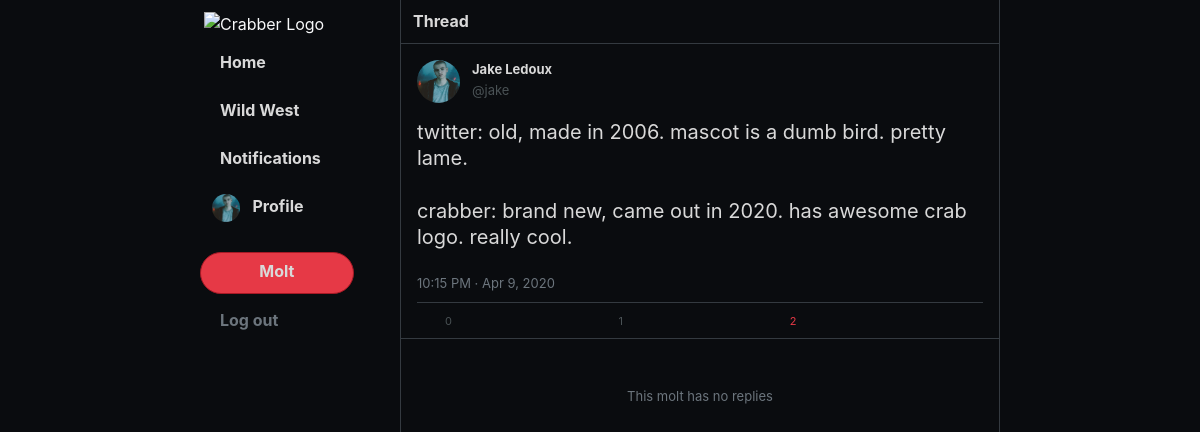
/user/jake/status/1 (signed in), run on the app's committed database.
### crabber.py (models this page shows, shortened)
class Crab(db.Model):
    id = db.Column(db.Integer, primary_key=True)
    username = db.Column(db.String(32), nullable=False)
    email = db.Column(db.String(120), nullable=False)
    display_name = db.Column(db.String(32), nullable=False)
    password = db.Column(db.String(128), nullable=False)
    bio = db.Column(db.String(140), nullable=False,
                    server_default="This user is boring and has no bio.")
    verified = db.Column(db.Boolean, nullable=False,
                         default=False)
    avatar = db.Column(db.String(140), nullable=False,
                       server_default="img/avatar.jpg")
    banner = db.Column(db.String(140), nullable=False,
                       server_default="img/banner.png")
    register_time = db.Column(db.DateTime, nullable=False,
                              default=datetime.datetime.utcnow)
    deleted = db.Column(db.Boolean, nullable=False,
                        default=False)
    molts = db.relationship('Molt', back_populates='author')
    following = db.relationship('Crab',
                                secondary=following_table,
                                primaryjoin=id == following_table.c.follower_id,
                                secondaryjoin=id == following_table.c.following_id,
                                backref=db.backref('followers'))
    likes = db.relationship('Like')
    def has_liked(self, molt):
        return bool(Like.query.filter_by(molt=molt, crab=self).all())
    def has_remolted(self, molt):
        return bool(Molt.query.filter_by(is_remolt=True, original_molt=molt, author=self, deleted=False).all())

class Molt(db.Model):
    id = db.Column(db.Integer, primary_key=True)
    author_id = db.Column(db.Integer, db.ForeignKey('crab.id'),
                          nullable=False)
    author = db.relationship('Crab', back_populates='molts')
    content = db.Column(db.String(140), nullable=False)
    timestamp = db.Column(db.DateTime, nullable=False,
                          default=datetime.datetime.utcnow)
    deleted = db.Column(db.Boolean, nullable=False,
                        default=False)
    raw_mentions = db.Column(db.String, nullable=False,
                             server_default="")
    raw_tags = db.Column(db.String, nullable=False,
                         server_default="")
    image = db.Column(db.String(1024), nullable=True)
    is_remolt = db.Column(db.Boolean, nullable=False, default=False)
    is_reply = db.Column(db.Boolean, nullable=False, default=False)
    original_molt_id = db.Column(db.Integer, db.ForeignKey('molt.id'))
    original_molt = db.relationship('Molt', remote_side=[id], backref='remolts')
    likes = db.relationship('Like')
    @property
    def rich_content(self):
        new_content = str(escape(self.content)).replace("\n", "<br>")
        new_content = Molt.label_mentions(new_content)
        new_content = Molt.label_crabtags(new_content)
        return new_content
    @property
    def replies(self):
        return Molt.query.filter_by(is_reply=True, original_molt=self, deleted=False).all()
    @property
    def true_remolts(self):
        return Molt.query.filter_by(is_remolt=True, original_molt=self, deleted=False).all()
    @staticmethod
    def label_mentions(content):
        output = content
        match = mention_pattern.search(output)
        return output
    @staticmethod
    def label_crabtags(content):
        output = content
        match = tag_pattern.search(output)
        return output

### crabber.py (the view)
@app.route("/user/<username>/status/<molt_id>", methods=("GET", "POST"))
def molt_page(username, molt_id):
    if request.method == "POST":
        return common_molt_actions()
    elif session.get('current_user') is not None:
        primary_molt = Molt.query.filter_by(id=molt_id).first()
        if primary_molt:
            replies = Molt.query.filter_by(deleted=False, is_reply=True, original_molt_id=molt_id) \
                .order_by(Molt.timestamp.desc())
            return render_template('molt_page.html', current_page="molt-page", molt=primary_molt,
                                   replies=replies, current_user=get_current_user())
        else:
            return render_template('not-found.html', current_user=get_current_user(), noun="molt")
    else:
        return redirect("/login")

### crabber.py (called while the page is built)
def get_current_user():
    return Crab.query.filter_by(id=session["current_user"]).first()

### templates/molt_page.html (shortened to what this page needs)
{% extends "base.html" %}
{% block heading %} Thread {% endblock %}
{% block body %}
    {% include "large_molt.html" %}
    {% for molt in replies %}
        {% include "molt.html" %}
    {% else %}
        <div class="d-inline-block w-100 p-5 text-muted text-molt text-center">This molt has no replies</div>
    {% endfor %}
{% endblock %}

### templates/base.html (shortened to what this page needs)
<!DOCTYPE html>
<html lang="en">
<head>
    {% block head %}
    <link rel="stylesheet" href="https://stackpath.bootstrapcdn.com/bootstrap/4.4.1/css/bootstrap.min.css"
>
    <link rel="stylesheet" href="{{ url_for('static', filename='css/style.css') }}">
    <link rel="stylesheet" href="{{ url_for('static', filename='css/color_overrides.css') }}">
    {% endblock %}
</head>
<body class="bg-dark text-light">
    <div class="container-fluid vh-100 master-container">
        <div class="row h-100 justify-content-{{ "center" if hide_sidebar else "start" }}">
            {% if not hide_sidebar %}
            <div class="col-2 col-lg-2 offset-lg-1 offset-xl-2 p-1" id="nav-panel">
                <img class="mt-2 d-block mx-auto d-lg-inline mx-lg-0 logo" src="{{ url_for('static', filename='img/crabber_logo.svg') }}"
                alt="Crabber Logo" width="43">
                <form action="/">
                    <button type="submit" class="btn btn-secondary rounded-pill mt-2"
                    >
                        <strong class="d-none d-lg-inline-block ml-2">Home</strong>
                    </button>
                </form>
                <form action="/wild">
                    <button type="submit" class="btn btn-secondary rounded-pill mt-2" >
                        <strong class="d-none d-lg-inline-block ml-2">Wild West</strong>
                    </button>
                </form>
                {% if current_user %}
                <form action="/notifications">
                    <button type="submit" class="btn btn-secondary rounded-pill mt-2"
                    >
                        <strong class="d-none d-lg-inline-block ml-2">Notifications</strong>
                    </button>
                </form>
                <form action="/user/{{current_user.username}}">
                    <button type="submit" class="btn btn-secondary rounded-pill mt-2"
                    >
                        <img class="rounded-circle {{"box-shadow" if current_page == "own-profile" else ""}}" src="{{url_for('static', filename=current_user.avatar)}}" width="28" alt="Your profile picture">
                        <strong class="d-none d-lg-inline-block ml-2">Profile</strong>
                    </button>
                </form>
                <button type="button" class="btn btn-primary rounded-pill w-md-75 mt-4" id="molt-btn" data-toggle="modal" data-target="#compose_modal">
                    <strong class="d-none d-lg-inline-block">Molt</strong>
                </button>
                <form action="/logout">
                    <button type="submit" class="btn btn-secondary rounded-pill mt-2 text-muted">
                        <strong class="d-none d-lg-inline-block ml-2">Log out</strong>
                    </button>
                </form>
                {% endif %}
            </div>
            {% endif %}
            <div class="col col-lg-6 content border-dark border-left border-right p-0" id="main-panel">
                <div class="border-dark border-bottom p-2" id="content-heading">
                    <h6 class="m-1"><strong>{% block heading %}{% endblock %}</strong></h6>
                </div>
                <div id="content-body" class="h-100">
                    {% block body %} {% endblock %}
                </div>
            </div>
        </div>
    </div>
</body>
</html>

### templates/large_molt.html (shortened to what this page needs)
{% set is_remolt = molt.is_remolt %}
{% if is_remolt %}
    {% set molt = molt.original_molt %}
{% endif %}
<div class="mini-molt border-bottom border-dark px-3 pt-3 pb-0 absolute-container">
    <div class="row mb-3">
        <div class="mini-molt-profile-box {{"mt-4" if is_remolt else ""}} pr-1 col-auto">
            <a href="/user/{{molt.author.username}}" class="zindex-front">
                <img class="rounded-circle" src="{{url_for('static', filename=molt.author.avatar)}}" alt="Profile picture" width="43">
            </a>
        </div>
        <div class="mini-molt-text-box w-100 px-2 col">
            <div class="mini-molt-credentials zindex-front {{"mt-1" if is_remolt else ""}}"><a href="/user/{{molt.author.username}}"
                    class="mini-molt-display-name">{{molt.author.display_name}}</a>
                <br>
                <span class="mini-molt-username">@{{molt.author.username}}</span>
            </div>
        </div>
    </div>
    <div>
        <div class="mini-molt-content large-molt-text">
            <p class="mb-2">{{molt.rich_content|safe}}</p>
        </div>
        <div class="w-100 mt-3 py-2 text-muted border-bottom border-dark">
            {{molt.timestamp.strftime("%I:%M %p · %b %e, %Y")}}
        </div>
        <div class="mini-molt-actions d-flex flex-row border-dark justify-content-between w-100 py-2 px-4 mb-0">
            <div class="mini-molt-action reply rounded-circle zindex-front" data-toggle="modal" data-target="#compose_reply_modal"
                onclick="prepareReply('{{molt.id}}', '{{molt.author.username}}', '{{molt.author.display_name}}');">
                <span class="mini-molt-action-counter ml-1">{{molt.replies|length}}</span>
            </div>
            <form method="POST">
                <div class="mini-molt-action remolt zindex-front {{"active-remolt" if current_user.has_remolted(molt) else ""}}"
                    {% if molt.author.id != current_user.id %}
                        onClick="javascript:this.parentNode.submit();"
                    {% else %}
                        onClick="alert('Don\'t remolt your own stuff!');"
                    {% endif %}>
                    <span class="mini-molt-action-counter ml-1">{{molt.true_remolts|length}}</span>
                </div>
            </form>
            <form method="POST">
                <div class="mini-molt-action like zindex-front" onClick="SubForm(this.parentNode);toggleLike(this);">
                    <span class="mini-molt-action-counter ml-1 {{"text-primary" if current_user.has_liked(molt) else ""}}">{{molt.likes|length}}</span>
                </div>
            </form>
            {% if molt.author.id == current_user.id %}
            <form method="POST">
                <div class="mini-molt-action trash zindex-front" onClick="SubForm(this.parentNode);$(this).parents('div.mini-molt').remove()">
                </div>
            </form>
            {% endif %}
        </div>
    </div>
    <a href="/user/{{molt.author.username}}/status/{{molt.id}}" class="absolute-fill"></a>
</div>

### static/css/style.css (style rules this page uses)
@media (min-width: 992px) { #nav-panel button { width: 80%; position: relative; left: -0.25em; } }
.absolute-container { position: relative; }
.absolute-fill { position: absolute; top: 0; right: 0; bottom: 0; left: 0; height: 100%; width: 100%; margin: 0; padding: 0; }
.zindex-front { position: relative; z-index: 10; }
.logo { fill: var(--light); }
.content { color: var(--light) !important; max-width: 600px; }
#content-body { overflow: scroll; }
#main-panel { height: 100vh; overflow: hidden; }
#nav-panel strong { height: 28px; vertical-align: bottom; }
#nav-panel button { display: block; }
#nav-panel button:not(#molt-btn) { background: none; border: none; text-align: left; }
div.mini-molt { font-size: 13px; cursor: pointer; }
.mini-molt .mini-molt-display-name { font-weight: 700; color: var(--light); }
.mini-molt-username, .mini-molt-timestamp { color: var(--light-faded); }
.mini-molt-action { cursor: pointer; color: var(--light-faded); fill: var(--light-faded); padding: 10px; margin: -10px; border-radius: 100%; }
.mini-molt-action-counter { font-size: 11px; }
.profile-box, .text-molt { font-size: 13px; }
.large-molt-text { font-size: 20px; line-height: 1.3125; font-weight: 400; }
body, .master-container { overflow: hidden; }

### static/css/color_overrides.css (style rules this page uses)
:root { --primary: rgb(230, 57, 70); --primary-faded: rgba(230, 57, 71, 0.1); --primary-faded-less: rgba(230, 57, 71, 0.3); --primary-dark: rgb(167, 25, 37); --primary-darker: rgb(110, 17, 25); --light: rgb(217, 217, 217); --light-darker: rgb(151, 151, 151); --light-faded: rgb(74, 82, 85); --dark: rgb(10, 12, 15); --dark-less: rgb(16, 19, 24); --dark-less-more: rgb(12, 15, 18); --secondary: #399de6; --tertiary: #39e683; --quad: #1D3557; --reply: rgb(36, 168, 250); --reply-trans: rgba(36, 168, 250, 0.05); --remolt: rgb(115, 223, 52); --remolt-trans: rgba(115, 223, 52, 0.05); --like: rgb(230, 57, 70); --like-trans: rgba(230, 57, 70, 0.05); --trash: rgb(224, 110, 44); --trash-trans: rgba(224, 110, 44, 0.05); }
.btn-primary, .bg-primary { background-color: var(--primary); }
.btn-primary { border-color: var(--primary-dark); }
.text-primary { color: var(--primary) !important; fill: var(--primary) !important }
.btn { color: var(--light); }
.text-light { color: var(--light); fill: var(--light); }
.bg-dark { background-color: var(--dark) !important; }
.text-muted { color: var(--light-faded); fill: var(--light-faded); }

### data on the page
Crab: avatar (picture), author.display_name "Jake Ledoux", author.username "jake"
Molt: rich_content "twitter: old, made in 2006. mascot is a dumb bird. pretty lame. crabber: brand new, came out in 2020. has awesome crab logo. really cool.", timestamp "10:15 PM · Apr 9, 2020"

### other printed values
{{ molt.replies|length }} "0"
{{ molt.true_remolts|length }} "1"
{{ molt.likes|length }} "2"
